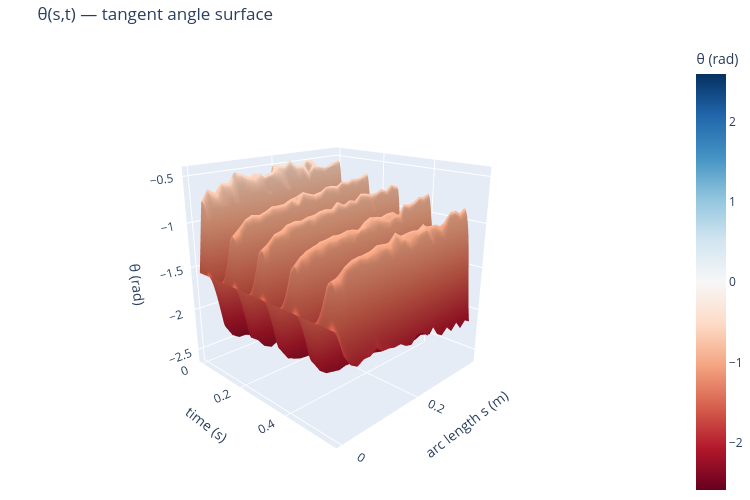

The cell this chart's notebook holds for it:
### Markdown cell above
# Segments angel plotting

### Code cell
import plotly.graph_objects as go

# ── θ(s,t) surface ────────────────────────────────────────────────────────
_stride    = 1
_fr        = np.arange(0, n_frames, _stride)
_s_theta   = np.linspace(0, L0, N)          # arc length at segment midpoints (m)
_THETA     = theta_smooth[_fr, :].T         # (N, n_t)
_t_ax      = t_raw[_fr]

fig = go.Figure(go.Surface(
    x=_t_ax, y=_s_theta, z=_THETA,
    colorscale='RdBu', cmid=0,
    colorbar=dict(title='θ (rad)')
))
fig.update_layout(
    title='θ(s,t) — tangent angle surface',
    scene=dict(
        xaxis_title='time (s)',
        yaxis_title='arc length s (m)',
        zaxis_title='θ (rad)',
        camera=dict(eye=dict(x=1.8, y=-1.8, z=0.9))
    ),
    width=750, height=500, margin=dict(l=0, r=0, t=40, b=0)
)
fig.show()

# ── θ heatmap ─────────────────────────────────────────────────────────────
fig2d, ax = plt.subplots(figsize=(8, 4), dpi=100)
im = ax.imshow(_THETA, aspect='auto', origin='lower',
               extent=[_t_ax[0], _t_ax[-1], 0, L0],
               cmap='RdBu')
fig2d.colorbar(im, ax=ax, label='θ (rad)')
ax.set_xlabel('time (s)')
ax.set_ylabel('arc length s (m)')
ax.set_title('θ(s,t) — tangent angle heatmap')
plt.tight_layout()
plt.show()

# ── θ(t) time series at 4 segments ────────────────────────────────────────
_seg_inspect = [0, N//4, N//2, N-1]
_seg_labels  = [f'seg {k}  (s={_s_theta[k]:.3f} m)' for k in _seg_inspect]

fig3, axes = plt.subplots(len(_seg_inspect), 1, figsize=(10, 8), sharex=True, dpi=100)
fig3.suptitle('θ(t) at 4 segments along the rod', fontsize=12)
for ax, k, lbl in zip(axes, _seg_inspect, _seg_labels):
    ax.plot(t_raw, theta_smooth[:, k], lw=1)
    ax.set_ylabel('θ (rad)', fontsize=9)
    ax.set_title(lbl, fontsize=9)
    ax.grid(True, alpha=0.3)
    ax.annotate(f'std={theta_smooth[:,k].std():.3f} rad  '
                f'range=[{theta_smooth[:,k].min():.2f}, {theta_smooth[:,k].max():.2f}]',
                xy=(0.02, 0.75), xycoords='axes fraction', fontsize=8, color='navy')
axes[-1].set_xlabel('time (s)')
plt.tight_layout()
plt.show()

print(f'θ shape: {theta_smooth.shape}  ({N} segments × {n_frames} frames)')
print(f'θ range: [{theta_smooth.min():.3f}, {theta_smooth.max():.3f}] rad  '
      f'({np.degrees(theta_smooth.min()):.1f}°, {np.degrees(theta_smooth.max()):.1f}°)')

### Figure 1 — Plotly figure (JSON) as saved in the notebook; plotly's stock layout.template omitted (floating-point values rounded to 4 significant figures; data arrays with more than 128 entries replaced by an {"elided": "..."} marker saying what was removed)
{"data": [{"cmid": 0, "colorbar": {"title": {"text": "θ (rad)"}}, "colorscale": [[0, "rgb(103,0,31)"], [0.1, "rgb(178,24,43)"], [0.2, "rgb(214,96,77)"], [0.3, "rgb(244,165,130)"], [0.4, "rgb(253,219,199)"], [0.5, "rgb(247,247,247)"], [0.6, "rgb(209,229,240)"], [0.7, "rgb(146,197,222)"], [0.8, "rgb(67,147,195)"], [0.9, "rgb(33,102,172)"], [1, "rgb(5,48,97)"]], "type": "surface", "x": [0.0, 0.005155, 0.01031, 0.01546, 0.02062, 0.02577, 0.03093, 0.03608, 0.04124, 0.04639, 0.05155, 0.0567, 0.06186, 0.06701, 0.07216, 0.07732, 0.08247, 0.08763, 0.09278, 0.09794, 0.1031, 0.1082, 0.1134, 0.1186, 0.1237, 0.1289, 0.134, 0.1392, 0.1443, 0.1495, 0.1546, 0.1598, 0.1649, 0.1701, 0.1753, 0.1804, 0.1856, 0.1907, 0.1959, 0.201, 0.2062, 0.2113, 0.2165, 0.2216, 0.2268, 0.232, 0.2371, 0.2423, 0.2474, 0.2526, 0.2577, 0.2629, 0.268, 0.2732, 0.2784, 0.2835, 0.2887, 0.2938, 0.299, 0.3041, 0.3093, 0.3144, 0.3196, 0.3247, 0.3299, 0.3351, 0.3402, 0.3454, 0.3505, 0.3557, 0.3608, 0.366, 0.3711, 0.3763, 0.3814, 0.3866, 0.3918, 0.3969, 0.4021, 0.4072, 0.4124, 0.4175, 0.4227, 0.4278, 0.433, 0.4381, 0.4433, 0.4485, 0.4536, 0.4588, 0.4639, 0.4691, 0.4742, 0.4794, 0.4845, 0.4897, 0.4948, 0.5, 0.5052, 0.5103, 0.5155, 0.5206, 0.5258, 0.5309, 0.5361, 0.5412, 0.5464, 0.5515, 0.5567, 0.5619, 0.567, 0.5722], "y": [0.0, 0.01583, 0.03167, 0.0475, 0.06333, 0.07917, 0.095, 0.1108, 0.1267, 0.1425, 0.1583, 0.1742, 0.19, 0.2058, 0.2217, 0.2375, 0.2533, 0.2692, 0.285, 0.3008, 0.3167, 0.3325, 0.3483, 0.3642, 0.38], "z": {"elided": "25x112 float values"}}], "layout": {"height": 500, "margin": {"b": 0, "l": 0, "r": 0, "t": 40}, "scene": {"camera": {"eye": {"x": 1.8, "y": -1.8, "z": 0.9}}, "xaxis": {"title": {"text": "time (s)"}}, "yaxis": {"title": {"text": "arc length s (m)"}}, "zaxis": {"title": {"text": "θ (rad)"}}}, "title": {"text": "θ(s,t) — tangent angle surface"}, "width": 750}}
